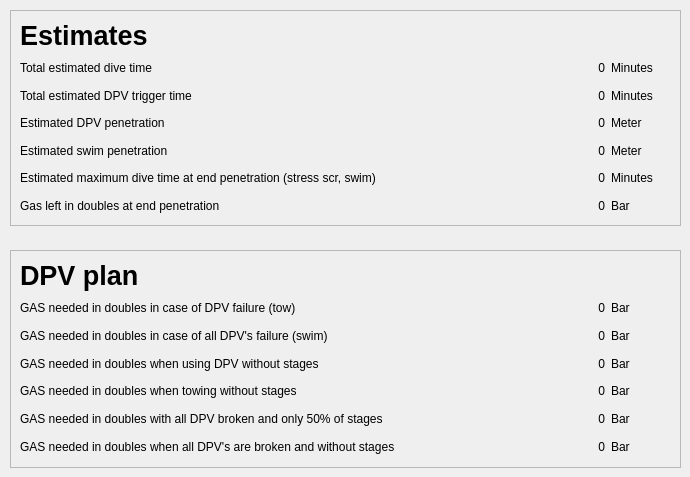
    <widget class="QWidget" name="tab_plan">
     <attribute name="title">
      <string>Dive plan</string>
     </attribute>
     <widget class="QFrame" name="frame_estimates">
      <property name="geometry">
       <rect>
        <x>10</x>
        <y>10</y>
        <width>671</width>
        <height>216</height>
       </rect>
      </property>
      <property name="frameShape">
       <enum>QFrame::StyledPanel</enum>
      </property>
      <property name="frameShadow">
       <enum>QFrame::Raised</enum>
      </property>
      <layout class="QGridLayout" name="gridLayout_4">
       <item row="6" column="0">
        <layout class="QHBoxLayout" name="horizontalLayout_14">
         <item>
          <widget class="QLabel" name="label_gasreserve_minutes_text">
           <property name="text">
            <string>Estimated maximum dive time at end penetration (stress scr, swim)</string>
           </property>
          </widget>
         </item>
         <item>
          <widget class="QLabel" name="label_gasreserve_minutes_value">
           <property name="text">
            <string>0</string>
           </property>
           <property name="alignment">
            <set>Qt::AlignRight|Qt::AlignTrailing|Qt::AlignVCenter</set>
           </property>
          </widget>
         </item>
         <item>
          <widget class="QLabel" name="label_gasreserve_minutes_suffix">
           <property name="sizePolicy">
            <sizepolicy hsizetype="Fixed" vsizetype="Preferred">
             <horstretch>0</horstretch>
             <verstretch>0</verstretch>
            </sizepolicy>
           </property>
           <property name="minimumSize">
            <size>
             <width>60</width>
             <height>0</height>
            </size>
           </property>
           <property name="text">
            <string>Minutes</string>
           </property>
          </widget>
         </item>
        </layout>
       </item>
       <item row="0" column="0">
        <widget class="QLabel" name="label_header_estimats">
         <property name="font">
          <font>
           <pointsize>20</pointsize>
           <weight>75</weight>
           <bold>true</bold>
          </font>
         </property>
         <property name="text">
          <string>Estimates</string>
         </property>
        </widget>
       </item>
       <item row="3" column="0">
        <layout class="QHBoxLayout" name="horizontalLayout_12">
         <item>
          <widget class="QLabel" name="label_dpv_penetration_text">
           <property name="text">
            <string>Estimated DPV penetration</string>
           </property>
          </widget>
         </item>
         <item>
          <widget class="QLabel" name="label_dpv_penetration_value">
           <property name="toolTip">
            <string/>
           </property>
           <property name="text">
            <string>0</string>
           </property>
           <property name="alignment">
            <set>Qt::AlignRight|Qt::AlignTrailing|Qt::AlignVCenter</set>
           </property>
          </widget>
         </item>
         <item>
          <widget class="QLabel" name="label_dpv_penetration_suffix">
           <property name="sizePolicy">
            <sizepolicy hsizetype="Fixed" vsizetype="Preferred">
             <horstretch>0</horstretch>
             <verstretch>0</verstretch>
            </sizepolicy>
           </property>
           <property name="minimumSize">
            <size>
             <width>60</width>
             <height>0</height>
            </size>
           </property>
           <property name="text">
            <string>Meter</string>
           </property>
          </widget>
         </item>
        </layout>
       </item>
       <item row="2" column="0">
        <layout class="QHBoxLayout" name="horizontalLayout_11">
         <item>
          <widget class="QLabel" name="label_triggertime_text">
           <property name="text">
            <string>Total estimated DPV trigger time</string>
           </property>
          </widget>
         </item>
         <item>
          <widget class="QLabel" name="label_triggertime_value">
           <property name="text">
            <string>0</string>
           </property>
           <property name="alignment">
            <set>Qt::AlignRight|Qt::AlignTrailing|Qt::AlignVCenter</set>
           </property>
          </widget>
         </item>
         <item>
          <widget class="QLabel" name="label_triggertime_suffix">
           <property name="sizePolicy">
            <sizepolicy hsizetype="Fixed" vsizetype="Preferred">
             <horstretch>0</horstretch>
             <verstretch>0</verstretch>
            </sizepolicy>
           </property>
           <property name="minimumSize">
            <size>
             <width>60</width>
             <height>0</height>
            </size>
           </property>
           <property name="text">
            <string>Minutes</string>
           </property>
          </widget>
         </item>
        </layout>
       </item>
       <item row="1" column="0">
        <layout class="QHBoxLayout" name="horizontalLayout_10">
         <item>
          <widget class="QLabel" name="label_divetime_text">
           <property name="text">
            <string>Total estimated dive time</string>
           </property>
          </widget>
         </item>
         <item>
          <widget class="QLabel" name="label_divetime_value">
           <property name="text">
            <string>0</string>
           </property>
           <property name="alignment">
            <set>Qt::AlignRight|Qt::AlignTrailing|Qt::AlignVCenter</set>
           </property>
          </widget>
         </item>
         <item>
          <widget class="QLabel" name="label_divetime_suffix">
           <property name="sizePolicy">
            <sizepolicy hsizetype="Fixed" vsizetype="Preferred">
             <horstretch>0</horstretch>
             <verstretch>0</verstretch>
            </sizepolicy>
           </property>
           <property name="minimumSize">
            <size>
             <width>60</width>
             <height>0</height>
            </size>
           </property>
           <property name="text">
            <string>Minutes</string>
           </property>
          </widget>
         </item>
        </layout>
       </item>
       <item row="4" column="0">
        <layout class="QHBoxLayout" name="horizontalLayout_13">
         <item>
          <widget class="QLabel" name="label_gas_reserve_text">
           <property name="text">
            <string>Estimated swim penetration</string>
           </property>
          </widget>
         </item>
         <item>
          <widget class="QLabel" name="label_swim_penetration_value">
           <property name="text">
            <string>0</string>
           </property>
           <property name="alignment">
            <set>Qt::AlignRight|Qt::AlignTrailing|Qt::AlignVCenter</set>
           </property>
          </widget>
         </item>
         <item>
          <widget class="QLabel" name="label_swim_penetration_suffix">
           <property name="sizePolicy">
            <sizepolicy hsizetype="Fixed" vsizetype="Preferred">
             <horstretch>0</horstretch>
             <verstretch>0</verstretch>
            </sizepolicy>
           </property>
           <property name="minimumSize">
            <size>
             <width>60</width>
             <height>0</height>
            </size>
           </property>
           <property name="text">
            <string>Meter</string>
           </property>
          </widget>
         </item>
        </layout>
       </item>
       <item row="7" column="0">
        <layout class="QHBoxLayout" name="horizontalLayout_29">
         <item>
          <widget class="QLabel" name="label">
           <property name="text">
            <string>Gas left in doubles at end penetration</string>
           </property>
          </widget>
         </item>
         <item>
          <widget class="QLabel" name="label_gas_left_in_doubles_value">
           <property name="layoutDirection">
            <enum>Qt::LeftToRight</enum>
           </property>
           <property name="text">
            <string>0</string>
           </property>
           <property name="alignment">
            <set>Qt::AlignRight|Qt::AlignTrailing|Qt::AlignVCenter</set>
           </property>
          </widget>
         </item>
         <item>
          <widget class="QLabel" name="label_3">
           <property name="sizePolicy">
            <sizepolicy hsizetype="Fixed" vsizetype="Preferred">
             <horstretch>0</horstretch>
             <verstretch>0</verstretch>
            </sizepolicy>
           </property>
           <property name="minimumSize">
            <size>
             <width>60</width>
             <height>0</height>
            </size>
           </property>
           <property name="maximumSize">
            <size>
             <width>60</width>
             <height>16777215</height>
            </size>
           </property>
           <property name="text">
            <string>Bar</string>
           </property>
          </widget>
         </item>
        </layout>
       </item>
      </layout>
     </widget>
     <widget class="QFrame" name="frame_dpv">
      <property name="geometry">
       <rect>
        <x>10</x>
        <y>250</y>
        <width>671</width>
        <height>218</height>
       </rect>
      </property>
      <property name="frameShape">
       <enum>QFrame::StyledPanel</enum>
      </property>
      <property name="frameShadow">
       <enum>QFrame::Raised</enum>
      </property>
      <layout class="QGridLayout" name="gridLayout_5">
       <item row="0" column="0">
        <layout class="QVBoxLayout" name="verticalLayout_5">
         <item>
          <widget class="QLabel" name="label_dpvplan_header">
           <property name="font">
            <font>
             <pointsize>20</pointsize>
             <weight>75</weight>
             <bold>true</bold>
            </font>
           </property>
           <property name="text">
            <string>DPV plan</string>
           </property>
          </widget>
         </item>
         <item>
          <layout class="QHBoxLayout" name="horizontalLayout_15">
           <item>
            <widget class="QLabel" name="label_tow_text">
             <property name="text">
              <string>GAS needed in doubles in case of DPV failure (tow)</string>
             </property>
            </widget>
           </item>
           <item>
            <widget class="QLabel" name="label_tow_value">
             <property name="text">
              <string>0</string>
             </property>
             <property name="alignment">
              <set>Qt::AlignRight|Qt::AlignTrailing|Qt::AlignVCenter</set>
             </property>
            </widget>
           </item>
           <item>
            <widget class="QLabel" name="label_tow_suffix">
             <property name="sizePolicy">
              <sizepolicy hsizetype="Fixed" vsizetype="Preferred">
               <horstretch>0</horstretch>
               <verstretch>0</verstretch>
              </sizepolicy>
             </property>
             <property name="minimumSize">
              <size>
               <width>60</width>
               <height>0</height>
              </size>
             </property>
             <property name="text">
              <string>Bar</string>
             </property>
            </widget>
           </item>
          </layout>
         </item>
         <item>
          <layout class="QHBoxLayout" name="horizontalLayout_16">
           <item>
            <widget class="QLabel" name="label_swim_text">
             <property name="text">
              <string>GAS needed in doubles in case of all DPV's failure (swim)</string>
             </property>
            </widget>
           </item>
           <item>
            <widget class="QLabel" name="label_swim_value">
             <property name="text">
              <string>0</string>
             </property>
             <property name="alignment">
              <set>Qt::AlignRight|Qt::AlignTrailing|Qt::AlignVCenter</set>
             </property>
            </widget>
           </item>
           <item>
            <widget class="QLabel" name="label_swim_suffix">
             <property name="sizePolicy">
              <sizepolicy hsizetype="Fixed" vsizetype="Preferred">
               <horstretch>0</horstretch>
               <verstretch>0</verstretch>
              </sizepolicy>
             </property>
             <property name="minimumSize">
              <size>
               <width>60</width>
               <height>0</height>
              </size>
             </property>
             <property name="text">
              <string>Bar</string>
             </property>
            </widget>
           </item>
          </layout>
         </item>
         <item>
          <layout class="QHBoxLayout" name="horizontalLayout_18">
           <item>
            <widget class="QLabel" name="label_oog_text">
             <property name="text">
              <string>GAS needed in doubles when using DPV without stages</string>
             </property>
            </widget>
           </item>
           <item>
            <widget class="QLabel" name="label_oog_value">
             <property name="text">
              <string>0</string>
             </property>
             <property name="alignment">
              <set>Qt::AlignRight|Qt::AlignTrailing|Qt::AlignVCenter</set>
             </property>
            </widget>
           </item>
           <item>
            <widget class="QLabel" name="label_oog_suffix">
             <property name="sizePolicy">
              <sizepolicy hsizetype="Fixed" vsizetype="Preferred">
               <horstretch>0</horstretch>
               <verstretch>0</verstretch>
              </sizepolicy>
             </property>
             <property name="minimumSize">
              <size>
               <width>60</width>
               <height>0</height>
              </size>
             </property>
             <property name="text">
              <string>Bar</string>
             </property>
            </widget>
           </item>
          </layout>
         </item>
         <item>
          <layout class="QHBoxLayout" name="horizontalLayout_17">
           <item>
            <widget class="QLabel" name="label_tow_no_stages_text">
             <property name="text">
              <string>GAS needed in doubles when towing without stages</string>
             </property>
            </widget>
           </item>
           <item>
            <widget class="QLabel" name="label_tow_no_stages_value">
             <property name="text">
              <string>0</string>
             </property>
             <property name="alignment">
              <set>Qt::AlignRight|Qt::AlignTrailing|Qt::AlignVCenter</set>
             </property>
            </widget>
           </item>
           <item>
            <widget class="QLabel" name="label_tow_no_stages_suffix">
             <property name="sizePolicy">
              <sizepolicy hsizetype="Fixed" vsizetype="Preferred">
               <horstretch>0</horstretch>
               <verstretch>0</verstretch>
              </sizepolicy>
             </property>
             <property name="minimumSize">
              <size>
               <width>60</width>
               <height>0</height>
              </size>
             </property>
             <property name="text">
              <string>Bar</string>
             </property>
            </widget>
           </item>
          </layout>
         </item>
         <item>
          <layout class="QHBoxLayout" name="horizontalLayout_19">
           <item>
            <widget class="QLabel" name="label_no_dpv_half_stages_text">
             <property name="text">
              <string>GAS needed in doubles with all DPV broken and only 50% of stages</string>
             </property>
            </widget>
           </item>
           <item>
            <widget class="QLabel" name="label_no_dpv_half_stages_value">
             <property name="text">
              <string>0</string>
             </property>
             <property name="alignment">
              <set>Qt::AlignRight|Qt::AlignTrailing|Qt::AlignVCenter</set>
             </property>
            </widget>
           </item>
           <item>
            <widget class="QLabel" name="label_no_dpv_half_stages_suffix">
             <property name="sizePolicy">
              <sizepolicy hsizetype="Fixed" vsizetype="Preferred">
               <horstretch>0</horstretch>
               <verstretch>0</verstretch>
              </sizepolicy>
             </property>
             <property name="minimumSize">
              <size>
               <width>60</width>
               <height>0</height>
              </size>
             </property>
             <property name="text">
              <string>Bar</string>
             </property>
            </widget>
           </item>
          </layout>
         </item>
         <item>
          <layout class="QHBoxLayout" name="horizontalLayout_20">
           <item>
            <widget class="QLabel" name="label_no_dpv_no_stages_text">
             <property name="text">
              <string>GAS needed in doubles when all DPV's are broken and without stages</string>
             </property>
            </widget>
           </item>
           <item>
            <widget class="QLabel" name="label_no_dpv_no_stages_value">
             <property name="text">
              <string>0</string>
             </property>
             <property name="alignment">
              <set>Qt::AlignRight|Qt::AlignTrailing|Qt::AlignVCenter</set>
             </property>
            </widget>
           </item>
           <item>
            <widget class="QLabel" name="label_no_dpv_no_stages_suffix">
             <property name="sizePolicy">
              <sizepolicy hsizetype="Fixed" vsizetype="Preferred">
               <horstretch>0</horstretch>
               <verstretch>0</verstretch>
              </sizepolicy>
             </property>
             <property name="minimumSize">
              <size>
               <width>60</width>
               <height>0</height>
              </size>
             </property>
             <property name="text">
              <string>Bar</string>
             </property>
            </widget>
           </item>
          </layout>
         </item>
        </layout>
       </item>
      </layout>
     </widget>
    </widget>
